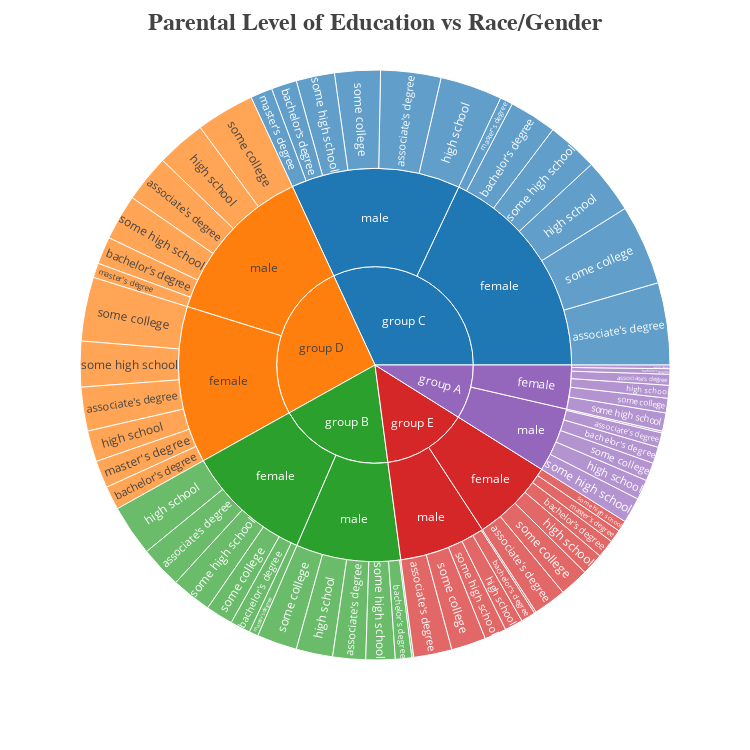

This figure's notebook cell:
### Markdown cell above
#### Sunburst Chart 
visualizing hierarchical relationships in categorical data.

### Code cell
fig = px.sunburst(df, path = ['race/ethnicity', 'gender', 'parental level of education'])

fig.update_layout(
    title_text = "<b>Parental Level of Education vs Race/Gender<b>",
    titlefont={'size': 24, 'family':'Candara'},
    width=750,
    height=750
)
fig.show()

### Figure 1 — Plotly figure (JSON) as saved in the notebook; plotly's stock layout.template omitted (floating-point values rounded to 4 significant figures)
{"data": [{"branchvalues": "total", "domain": {"x": [0, 1], "y": [0, 1]}, "hovertemplate": "labels=%{label}<br>count=%{value}<br>parent=%{parent}<br>id=%{id}<extra></extra>", "ids": ["group A/female/associate's degree", "group B/female/associate's degree", "group C/female/associate's degree", "group D/female/associate's degree", "group E/female/associate's degree", "group A/male/associate's degree", "group B/male/associate's degree", "group C/male/associate's degree", "group D/male/associate's degree", "group E/male/associate's degree", "group A/female/bachelor's degree", "group B/female/bachelor's degree", "group C/female/bachelor's degree", "group D/female/bachelor's degree", "group E/female/bachelor's degree", "group A/male/bachelor's degree", "group B/male/bachelor's degree", "group C/male/bachelor's degree", "group D/male/bachelor's degree", "group E/male/bachelor's degree", "group A/female/high school", "group B/female/high school", "group C/female/high school", "group D/female/high school", "group E/female/high school", "group A/male/high school", "group B/male/high school", "group C/male/high school", "group D/male/high school", "group E/male/high school", "group A/female/master's degree", "group B/female/master's degree", "group C/female/master's degree", "group D/female/master's degree", "group E/female/master's degree", "group A/male/master's degree", "group B/male/master's degree", "group C/male/master's degree", "group D/male/master's degree", "group E/male/master's degree", "group A/female/some college", "group B/female/some college", "group C/female/some college", "group D/female/some college", "group E/female/some college", "group A/male/some college", "group B/male/some college", "group C/male/some college", "group D/male/some college", "group E/male/some college", "group A/female/some high school", "group B/female/some high school", "group C/female/some high school", "group D/female/some high school", "group E/female/some high school", "group A/male/some high school", "group B/male/some high school", "group C/male/some high school", "group D/male/some high school", "group E/male/some high school", "group A/female", "group B/female", "group C/female", "group D/female", "group E/female", "group A/male", "group B/male", "group C/male", "group D/male", "group E/male", "group A", "group B", "group C", "group D", "group E"], "labels": ["associate's degree", "associate's degree", "associate's degree", "associate's degree", "associate's degree", "associate's degree", "associate's degree", "associate's degree", "associate's degree", "associate's degree", "bachelor's degree", "bachelor's degree", "bachelor's degree", "bachelor's degree", "bachelor's degree", "bachelor's degree", "bachelor's degree", "bachelor's degree", "bachelor's degree", "bachelor's degree", "high school", "high school", "high school", "high school", "high school", "high school", "high school", "high school", "high school", "high school", "master's degree", "master's degree", "master's degree", "master's degree", "master's degree", "master's degree", "master's degree", "master's degree", "master's degree", "master's degree", "some college", "some college", "some college", "some college", "some college", "some college", "some college", "some college", "some college", "some college", "some high school", "some high school", "some high school", "some high school", "some high school", "some high school", "some high school", "some high school", "some high school", "some high school", "female", "female", "female", "female", "female", "male", "male", "male", "male", "male", "group A", "group B", "group C", "group D", "group E"], "name": "", "parents": ["group A/female", "group B/female", "group C/female", "group D/female", "group E/female", "group A/male", "group B/male", "group C/male", "group D/male", "group E/male", "group A/female", "group B/female", "group C/female", "group D/female", "group E/female", "group A/male", "group B/male", "group C/male", "group D/male", "group E/male", "group A/female", "group B/female", "group C/female", "group D/female", "group E/female", "group A/male", "group B/male", "group C/male", "group D/male", "group E/male", "group A/female", "group B/female", "group C/female", "group D/female", "group E/female", "group A/male", "group B/male", "group C/male", "group D/male", "group E/male", "group A/female", "group B/female", "group C/female", "group D/female", "group E/female", "group A/male", "group B/male", "group C/male", "group D/male", "group E/male", "group A/female", "group B/female", "group C/female", "group D/female", "group E/female", "group A/male", "group B/male", "group C/male", "group D/male", "group E/male", "group A", "group B", "group C", "group D", "group E", "group A", "group B", "group C", "group D", "group E", "", "", "", "", ""], "type": "sunburst", "values": [6, 23, 45, 24, 18, 8, 18, 33, 26, 21, 3, 11, 26, 13, 10, 9, 9, 14, 15, 8, 7, 28, 30, 17, 12, 11, 20, 34, 27, 10, 2, 5, 7, 15, 7, 1, 1, 12, 8, 1, 8, 15, 44, 35, 16, 10, 22, 25, 32, 19, 10, 22, 28, 25, 6, 14, 16, 21, 25, 12, 36, 104, 180, 129, 69, 53, 86, 139, 133, 71, 89, 190, 319, 262, 140]}], "layout": {"height": 750, "legend": {"tracegroupgap": 0}, "margin": {"t": 60}, "title": {"font": {"family": "Candara", "size": 24}, "text": "<b>Parental Level of Education vs Race/Gender<b>"}, "width": 750}}
